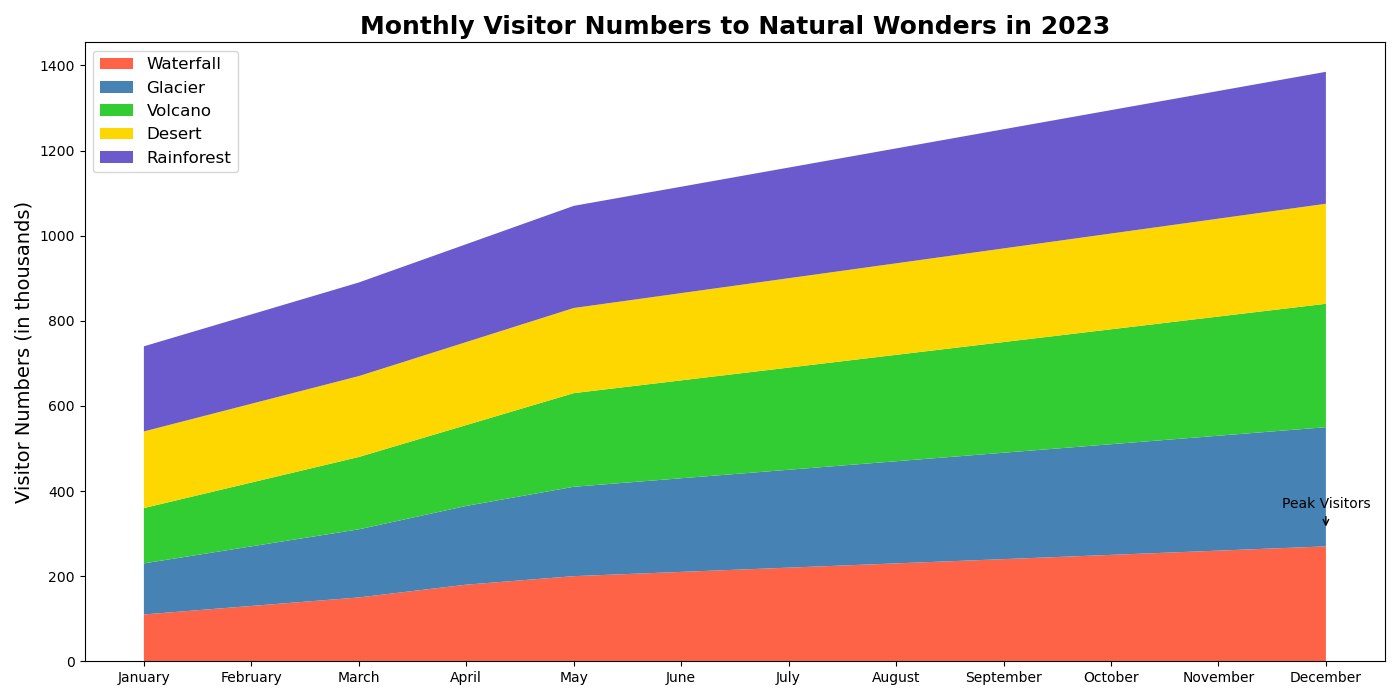

This figure's Python source:

import matplotlib.pyplot as plt
import numpy as np

# Data
months = ['January', 'February', 'March', 'April', 'May', 'June', 'July', 
          'August', 'September', 'October', 'November', 'December']
waterfall = np.array([110, 130, 150, 180, 200, 210, 220, 230, 240, 250, 260, 270])
glacier = np.array([120, 140, 160, 185, 210, 220, 230, 240, 250, 260, 270, 280])
volcano = np.array([130, 150, 170, 190, 220, 230, 240, 250, 260, 270, 280, 290])
desert = np.array([180, 185, 190, 195, 200, 205, 210, 215, 220, 225, 230, 235])
rainforest = np.array([200, 210, 220, 230, 240, 250, 260, 270, 280, 290, 300, 310])

# Stacking the data
natural_wonders = np.vstack([waterfall, glacier, volcano, desert, rainforest])

# Plot
fig, ax = plt.subplots(figsize=(14, 7))  # Modified chart size
ax.stackplot(months, natural_wonders, colors=['#FF6347', '#4682B4', '#32CD32', '#FFD700', '#6A5ACD'])
ax.set_title('Monthly Visitor Numbers to Natural Wonders in 2023', fontsize=18, fontweight='bold')  # Changed title
ax.set_ylabel('Visitor Numbers (in thousands)', fontsize=14)

# Adding annotation on the chart for the maximum visitor numbers to Rainforest
max_rainforest_index = np.argmax(rainforest)
ax.annotate('Peak Visitors', xy=(max_rainforest_index, rainforest[max_rainforest_index]), 
            xytext=(max_rainforest_index, rainforest[max_rainforest_index] + 50),
            arrowprops=dict(facecolor='black', arrowstyle='->'), ha='center')

# Adding legend
ax.legend(['Waterfall', 'Glacier', 'Volcano', 'Desert', 'Rainforest'], loc='upper left', fontsize=12)

plt.tight_layout()
plt.show()
